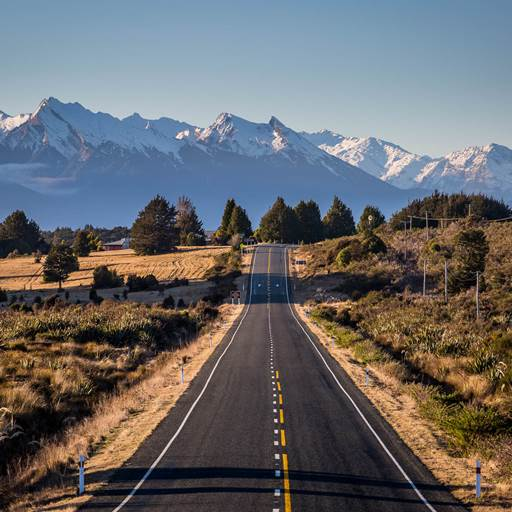
#> input picture images/road.jpg, 512 x 512 px
$ jupyter execute --allow-errors 'Pyramids and Blending.ipynb'
#> lines starting #> are read from the running program, lines starting #| are printed output that depends on the picture; after the words box and inside, x2 and y2 are one past the last pixel; in counts of white or black regions, pixels touching at a corner belong together
[cell 1]
import numpy as np
import cv2
import matplotlib.pyplot as plt
from datetime import datetime
plt.rcParams['figure.figsize'] = [16, 8]

[cell 2]
def gauss_row(size):
    arr = np.array([1,1])
    ker = np.array([1,1])
    for i in range(size-2):
        arr = np.convolve(arr,ker)
    return arr/np.sum(arr)

def reduce(img, filter_size):
    ker = gauss_row(filter_size)
    h,w = img.shape[:2]
    res = np.zeros((int(h/2),int(w/2)))
    blurred = cv2.filter2D(img,-1,ker)
    blurred = np.transpose(blurred)
    blurred = cv2.filter2D(blurred,-1,ker)
    blurred = np.transpose(blurred)
    for i in range(int(h/2)):
        for j in range(int(w/2)):
            res[i,j] = blurred[i*2,j*2]
    return res

def expand(img, filter_size):
    ker = 2*gauss_row(filter_size)
    h,w = img.shape[:2]
    res = np.zeros((h*2,w*2))
    for i in range(h):
        for j in range(w):
            res[i*2,j*2] = img[i,j]
    res = cv2.filter2D(res,-1,ker)
    res = np.transpose(res)
    res = cv2.filter2D(res,-1,ker)
    res = np.transpose(res)
    return res

[cell 3]
def GaussianPyramid(im:np.ndarray, maxLevels:int, filterSize:int):
    pyramids = []
    pyramids.append(im)
    ker = gauss_row(filterSize)
    for i in range(maxLevels):
        h,w = pyramids[i].shape[:2]
        if(h/2 >= 16):
            temp = reduce(pyramids[i],filterSize)
            pyramids.append(temp)
        else:
            return pyramids,ker
    return pyramids,ker

def LaplacianPyramid(im, maxLevels, filterSize):
    pyramids = []
    gauss_pyr,ker = GaussianPyramid(im,maxLevels,filterSize)
    for i in range(maxLevels-1):
        temp = expand(gauss_pyr[i+1],filterSize)
        temp = gauss_pyr[i] - temp
        pyramids.append(temp)
    pyramids.append(gauss_pyr[maxLevels-1])
    return pyramids, ker

def LaplacianToImage(lpyr,filt)->np.ndarray:
    maxLevels = len(lpyr)
    res = lpyr[maxLevels-1]
    for i in range(1,maxLevels):
        res = expand(res,filt.shape[0]) + lpyr[maxLevels-i-1]
    return res

[cell 4]
def renderPyramid(pyr)->np.ndarray:
    w = 0
    h = pyr[0].shape[0]
    for im in pyr:
        w += im.shape[0]
    res = np.zeros((h,w))
    start = 0
    for j in range(len(pyr)):
        curr = pyr[j]
        size = curr.shape[0]
        res[0:size,start:start+size] = curr
        start += size
    return res

def displayPyramid(pyr)->None:
    plt.imshow(renderPyramid(pyr),'gray')

[cell 5]
img = cv2.imread('images/road.jpg',0)
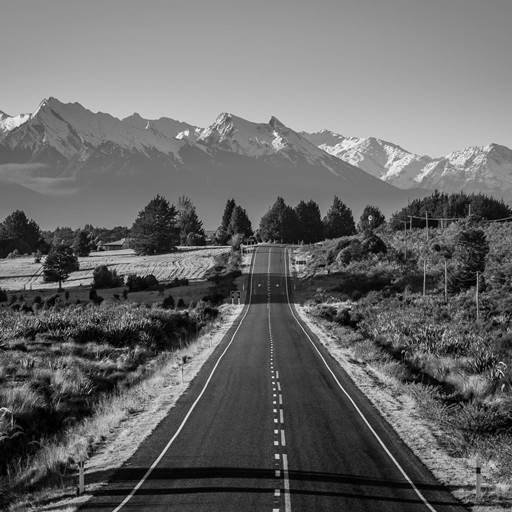
#> img: shape (512, 512); min 0, max 255, mean 104.2
filterSize = 3
maxLevels = 6
pyr,_ = GaussianPyramid(img,maxLevels,filterSize)
#> the loop in GaussianPyramid, `for i in range(maxLevels):` made 6 passes
#> pass 1, in reduce, `blurred = np.transpose(blurred)`:
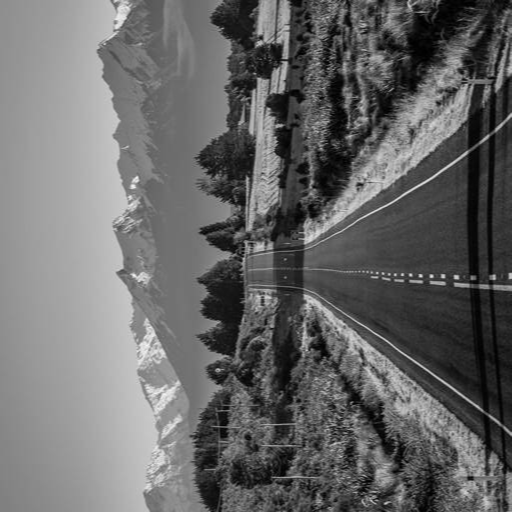
#> blurred: shape (512, 512); min 0, max 246, mean 104.2
#> after the loop in GaussianPyramid, `for i in range(maxLevels):`: pyramids = 6 items
#> pyr = 6 items
# pyr2,ker = LaplacianPyramid(img,maxLevels,filterSize)
displayPyramid(pyr)
#> the loop in renderPyramid, `for im in pyr:` made 6 passes
#> w on passes 1 to 6: 512, 768, 896, 960, 992, 1008
#> after the loop in renderPyramid, `for im in pyr:`: w = 1008
#> the loop in renderPyramid, `for j in range(len(pyr)):` made 6 passes
#> (size, start) on passes 1 to 6: (512, 512), (256, 768), (128, 896), (64, 960), (32, 992), (16, 1008)
#> after the loop in renderPyramid, `for j in range(len(pyr)):`:
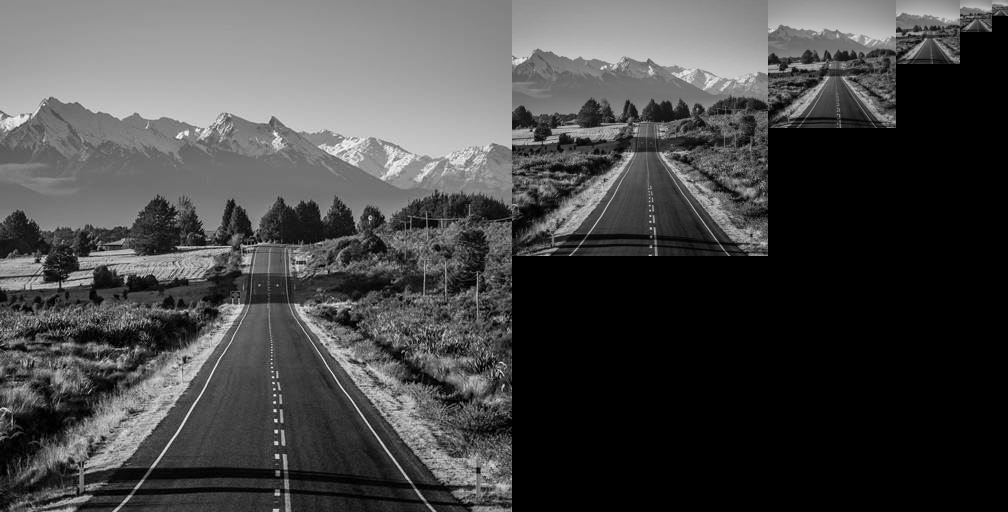
#> res: shape (512, 1008) float64; min 0, max 255, mean 70.6

[cell 6]
img = cv2.imread('images/road.jpg',0)
filterSize = 3
maxLevels = 6
pyr,_ = LaplacianPyramid(img,maxLevels,filterSize)
#> in LaplacianPyramid, `gauss_pyr,ker = GaussianPyramid(im,maxLevels,filterSize)`: gauss_pyr = 6 items; ker = [0.25, 0.5, 0.25]
#> after the loop in LaplacianPyramid, `for i in range(maxLevels-1):`:
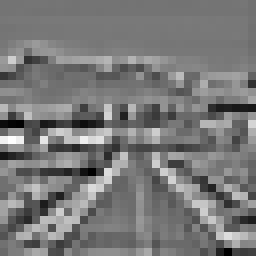
#> temp: shape (32, 32) float64 (shown 8 times larger); min -47.39, max 52.55, mean -0.1; drawn with min black and max white
#> after the loop in LaplacianPyramid, `for i in range(maxLevels-1):`: pyramids = 5 items
displayPyramid(pyr)
#> the loop in renderPyramid (call 2), `for im in pyr:` made 6 passes
#> after the loop in renderPyramid (call 2), `for im in pyr:`: w = 1008
#> the loop in renderPyramid (call 2), `for j in range(len(pyr)):` made 6 passes
#> after the loop in renderPyramid (call 2), `for j in range(len(pyr)):`:
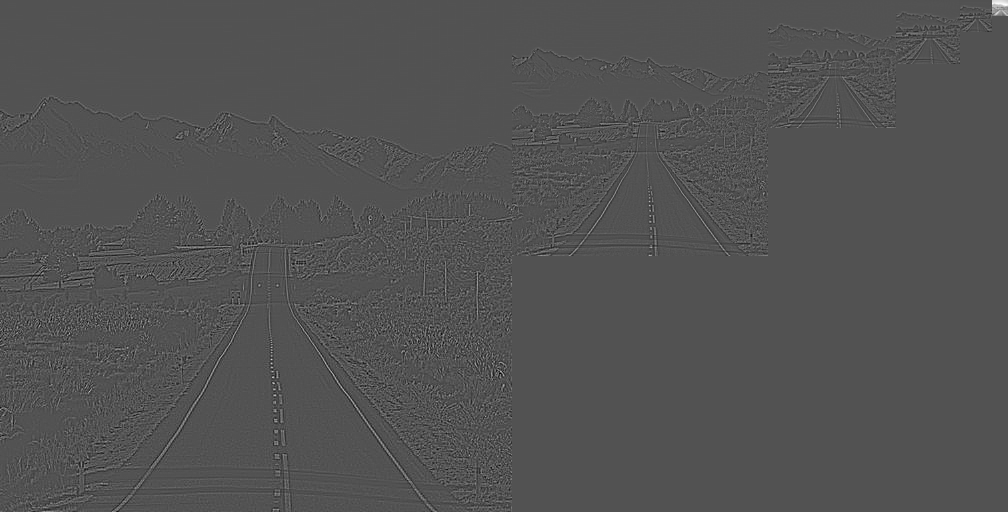
#> res: shape (512, 1008) float64; min -90, max 186.5, mean 0.1; drawn with min black and max white

[cell 7]
def pyramidBlending(im1:np.ndarray, im2:np.ndarray, mask:np.ndarray, maxLevels:int, filterSizeIm:int, filterSizeMask:int)->np.ndarray:
    l1,ker = LaplacianPyramid(im1,maxLevels,filterSizeIm)
    l2,_ = LaplacianPyramid(im2,maxLevels,filterSizeIm)
    gm,_ = GaussianPyramid(mask,maxLevels,filterSizeMask)
    maxLevels = len(l1)
    lout = []
    for k in range(maxLevels):
        res = gm[k]*l1[k]+(1-gm[k])*l2[k]
        lout.append(res)
    return LaplacianToImage(lout,ker)

def pyramidBlendingRGB(im1:np.ndarray, im2:np.ndarray, mask:np.ndarray, maxLevels:int, filterSizeIm:int, filterSizeMask:int)->np.ndarray:
    rblend = pyramidBlending(im1[:,:,0],im2[:,:,0],mask,maxLevels,filterSizeIm,filterSizeMask)
    gblend = pyramidBlending(im1[:,:,1],im2[:,:,1],mask,maxLevels,filterSizeIm,filterSizeMask)
    bblend = pyramidBlending(im1[:,:,2],im2[:,:,2],mask,maxLevels,filterSizeIm,filterSizeMask)
    res = np.zeros(im1.shape)
    res[:,:,0] = rblend/255
    res[:,:,1] = gblend/255
    res[:,:,2] = bblend/255
    return res

[cell 8]
dude1 = cv2.imread('cv_ex3/dude1.png')
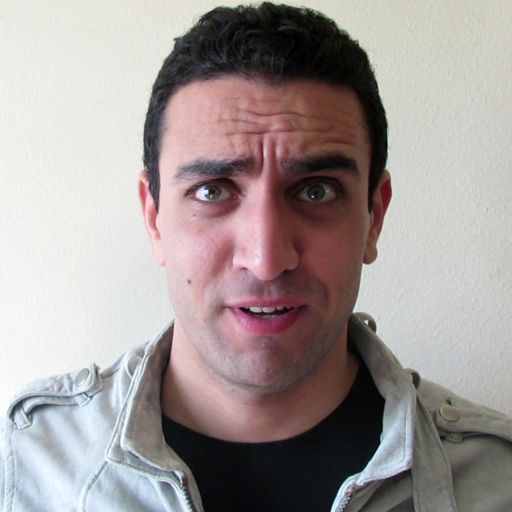
#> input picture images/dude1.png, 512 x 512 px, found by its file name
#> dude1 is the input picture: shape (512, 512, 3); mean B, G, R 151.9, 153.2, 162
dude1 = cv2.cvtColor(dude1,cv2.COLOR_BGR2RGB)
dude2 = cv2.imread('cv_ex3/dude2.png')
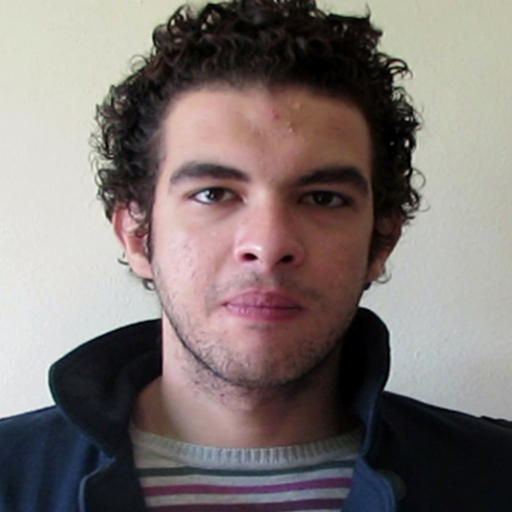
#> input picture images/dude2.png, 512 x 512 px, found by its file name
#> dude2 is the input picture: shape (512, 512, 3); mean B, G, R 115, 117.4, 126.6
dude2 = cv2.cvtColor(dude2,cv2.COLOR_BGR2RGB)
mask = cv2.imread('cv_ex3/mask.png',0)//255
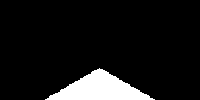
#> input picture lane_detection_project/img/mask.png, 200 x 100 px, found by its file name
#> mask: shape (100, 200); values 0 (black) and 1 (white), 9% white; 1 white region, box (x1, y1, x2, y2) and area: (45, 68, 155, 100) 1809
#> (the rest of this cell did not finish here and is left out)

#> the loop in GaussianPyramid (call 3), `for i in range(maxLevels):` made 3 passes
#> pass 1, in reduce (call 11), `blurred = np.transpose(blurred)`:
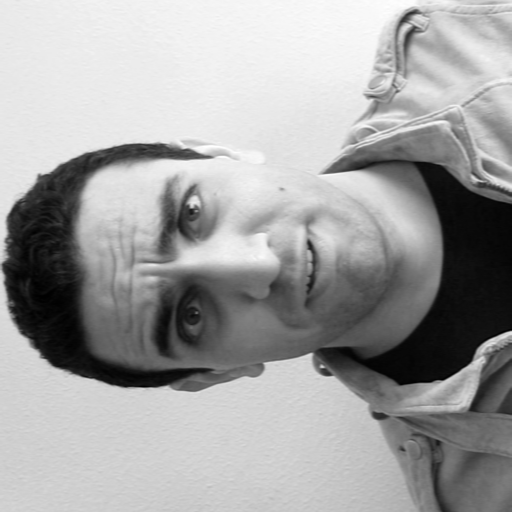
#> blurred: shape (512, 512); min 0, max 255, mean 162
#> in pyramidBlending, `l1,ker = LaplacianPyramid(im1,maxLevels,filterSizeIm)`: l1 = 3 items; ker = [0.0625, 0.25, 0.375, 0.25, 0.0625]
#> in pyramidBlending, `l2,_ = LaplacianPyramid(im2,maxLevels,filterSizeIm)`: l2 = 3 items
#> the loop in GaussianPyramid, `for i in range(maxLevels):` made 3 passes
#> pass 1, in reduce (call 17), `blurred = np.transpose(blurred)`:
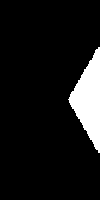
#> blurred: shape (200, 100); values 0 (black) and 1 (white), 9% white; 1 white region, box (x1, y1, x2, y2) and area: (68, 47, 100, 153) 1805
#> in pyramidBlending, `maxLevels = len(l1)`: maxLevels = 3
#> after the loop in pyramidBlending, `for k in range(maxLevels):`: lout = []
